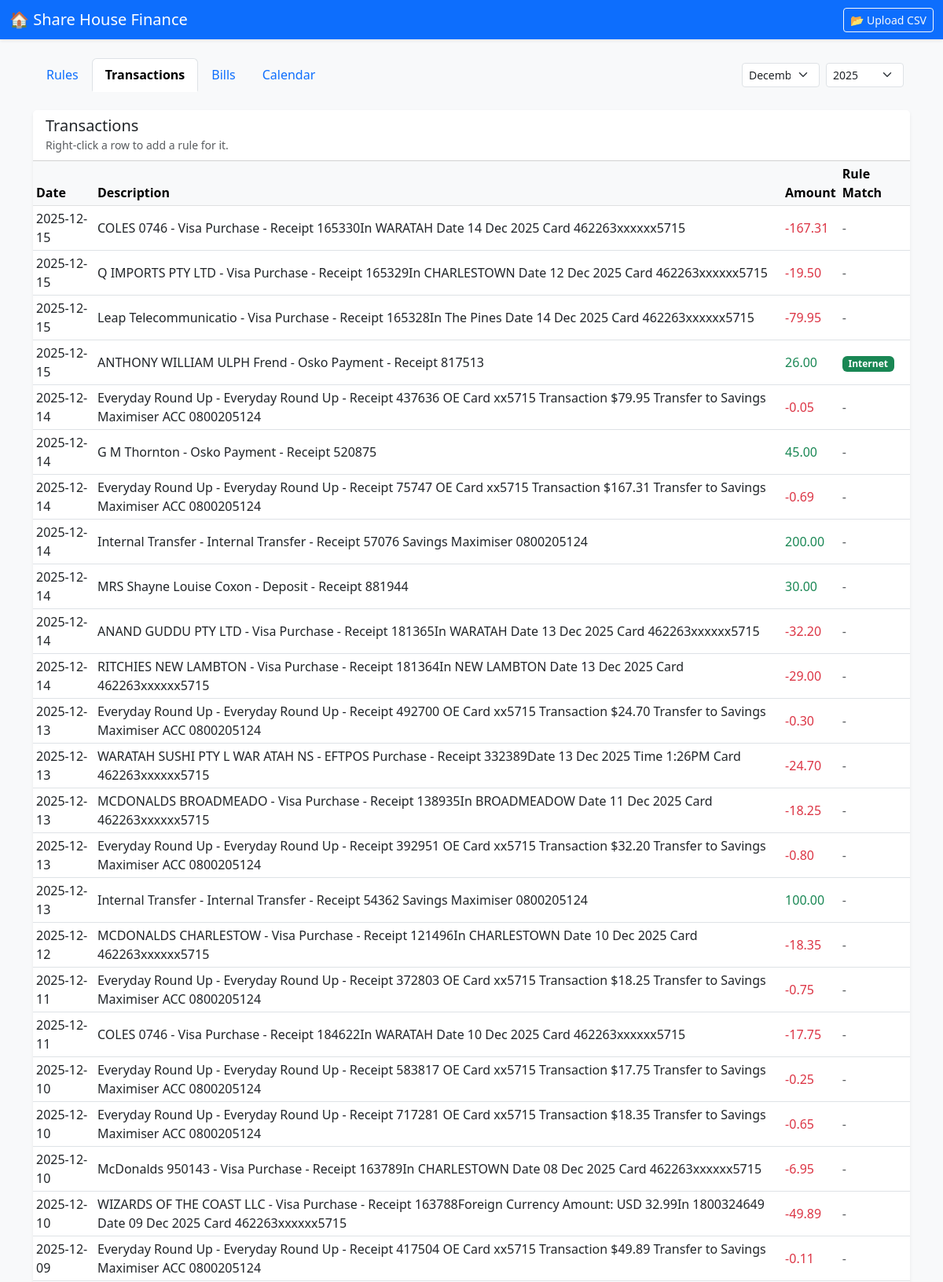
Page /transactions (upper part) on the committed database.
### tables this page shows
CREATE TABLE transactions (
            id INTEGER PRIMARY KEY AUTOINCREMENT,
            date TEXT,
            description TEXT,
            amount REAL,
            source_file TEXT,
            category TEXT,
            import_id INTEGER
        );

CREATE TABLE rules (
            id INTEGER PRIMARY KEY AUTOINCREMENT,
            name TEXT NOT NULL,
            reference TEXT NOT NULL,
            amount REAL NOT NULL
        , due_day INTEGER);

### app/routes.py (the view)
@main.route('/transactions')
def view_transactions():
    month = request.args.get('month')
    year = request.args.get('year')
    if not month or not year:
        now = datetime.now()
        month = now.strftime('%m')
        year = now.strftime('%Y')
    _, transactions_with_status = calculate_rules_status_db(current_app.config['DB_FILE'], month, year)
    return render_template('transactions.html', transactions=transactions_with_status, active_tab='transactions', month=month, year=year)

### app/utils.py (called while the page is built)
def get_transactions_db(db_path, month=None, year=None):
    conn = sqlite3.connect(db_path)
    conn.row_factory = sqlite3.Row
    query = "SELECT * FROM transactions WHERE 1=1"
    params = []
    if month and year:
        query += " AND strftime('%Y', date) = ? AND strftime('%m', date) = ?"
        params.append(str(year))
        params.append(f"{int(month):02d}")
    query += " ORDER BY date DESC"
    rows = conn.execute(query, params).fetchall()
    conn.close()
    return [dict(row) for row in rows]

### app/templates/transactions.html (shortened to what this page needs)
{% extends "base.html" %}
{% block content %}
<div class="card shadow-sm">
    <div class="card-header bg-white">
        <h5 class="mb-0">Transactions</h5>
        <small class="text-muted">Right-click a row to add a rule for it.</small>
    </div>
    <div class="card-body p-0">
        <div class="table-responsive">
            <table class="table table-hover table-sm align-middle mb-0" id="txTable">
                <thead class="table-light">
                    <tr>
                        <th>Date</th>
                        <th>Description</th>
                        <th>Amount</th>
                        <th>Rule Match</th>
                    </tr>
                </thead>
                <tbody>
                    {% for t in transactions %}
                    <tr class="tx-row" data-desc="{{ t.description }}">
                        <td>{{ t.date }}</td>
                        <td>{{ t.description }}</td>
                        <td class="{{ 'text-success' if t.amount > 0 else 'text-danger' }}">
                            {{ "%.2f"|format(t.amount) }}
                        </td>
                        <td>
                            {% if t.matched_rule %}
                                <span class="badge bg-success">{{ t.matched_rule }}</span>
                            {% else %}
                                <span class="text-muted">-</span>
                            {% endif %}
                        </td>
                    </tr>
                    {% else %}
                    <tr>
                        <td colspan="4" class="text-center py-4 text-muted">No transactions found. Upload a CSV!</td>
                    </tr>
                    {% endfor %}
                </tbody>
            </table>
        </div>
    </div>
</div>
{% endblock %}

### app/templates/base.html (style rules this page uses)
body { background-color: #f8f9fa; }
.card { border: none; box-shadow: 0 4px 6px rgba(0,0,0,0.1); }

### rows in the picture
transactions: date "2025-12-15", description "COLES 0746 - Visa Purchase - Receipt 165330In WARATAH Date 14 Dec 2025 Card 462263xxxxxx5715", amount "-167.31"
transactions: date "2025-12-15", description "Q IMPORTS PTY LTD - Visa Purchase - Receipt 165329In CHARLESTOWN Date 12 Dec 2025 Card 462263xxxxxx5715", amount "-19.50"
transactions: date "2025-12-15", description "Leap Telecommunicatio - Visa Purchase - Receipt 165328In The Pines Date 14 Dec 2025 Card 462263xxxxxx5715", amount "-79.95"
transactions: date "2025-12-15", description "ANTHONY WILLIAM ULPH Frend - Osko Payment - Receipt 817513", amount "26.00"
rules: matched_rule "Internet"
transactions: date "2025-12-14", description "Everyday Round Up - Everyday Round Up - Receipt 437636 OE Card xx5715 Transaction $79.95 Transfer to Savings Maximiser ACC 0800205124", amount "-0.05"
transactions: date "2025-12-14", description "G M Thornton - Osko Payment - Receipt 520875", amount "45.00"
transactions: date "2025-12-14", description "Everyday Round Up - Everyday Round Up - Receipt 75747 OE Card xx5715 Transaction $167.31 Transfer to Savings Maximiser ACC 0800205124", amount "-0.69"
transactions: date "2025-12-14", description "Internal Transfer - Internal Transfer - Receipt 57076 Savings Maximiser 0800205124", amount "200.00"
transactions: date "2025-12-14", description "MRS Shayne Louise Coxon - Deposit - Receipt 881944", amount "30.00"
transactions: date "2025-12-14", description "ANAND GUDDU PTY LTD - Visa Purchase - Receipt 181365In WARATAH Date 13 Dec 2025 Card 462263xxxxxx5715", amount "-32.20"
transactions: date "2025-12-14", description "RITCHIES NEW LAMBTON - Visa Purchase - Receipt 181364In NEW LAMBTON Date 13 Dec 2025 Card 462263xxxxxx5715", amount "-29.00"
transactions: date "2025-12-13", description "Everyday Round Up - Everyday Round Up - Receipt 492700 OE Card xx5715 Transaction $24.70 Transfer to Savings Maximiser ACC 0800205124", amount "-0.30"
transactions: date "2025-12-13", description "WARATAH SUSHI PTY L WAR ATAH NS - EFTPOS Purchase - Receipt 332389Date 13 Dec 2025 Time 1:26PM Card 462263xxxxxx5715", amount "-24.70"
transactions: date "2025-12-13", description "MCDONALDS BROADMEADO - Visa Purchase - Receipt 138935In BROADMEADOW Date 11 Dec 2025 Card 462263xxxxxx5715", amount "-18.25"
transactions: date "2025-12-13", description "Everyday Round Up - Everyday Round Up - Receipt 392951 OE Card xx5715 Transaction $32.20 Transfer to Savings Maximiser ACC 0800205124", amount "-0.80"
transactions: date "2025-12-13", description "Internal Transfer - Internal Transfer - Receipt 54362 Savings Maximiser 0800205124", amount "100.00"
transactions: date "2025-12-12", description "MCDONALDS CHARLESTOW - Visa Purchase - Receipt 121496In CHARLESTOWN Date 10 Dec 2025 Card 462263xxxxxx5715", amount "-18.35"
transactions: date "2025-12-11", description "Everyday Round Up - Everyday Round Up - Receipt 372803 OE Card xx5715 Transaction $18.25 Transfer to Savings Maximiser ACC 0800205124", amount "-0.75"
transactions: date "2025-12-11", description "COLES 0746 - Visa Purchase - Receipt 184622In WARATAH Date 10 Dec 2025 Card 462263xxxxxx5715", amount "-17.75"
transactions: date "2025-12-10", description "Everyday Round Up - Everyday Round Up - Receipt 583817 OE Card xx5715 Transaction $17.75 Transfer to Savings Maximiser ACC 0800205124", amount "-0.25"
transactions: date "2025-12-10", description "Everyday Round Up - Everyday Round Up - Receipt 717281 OE Card xx5715 Transaction $18.35 Transfer to Savings Maximiser ACC 0800205124", amount "-0.65"
transactions: date "2025-12-10", description "McDonalds 950143 - Visa Purchase - Receipt 163789In CHARLESTOWN Date 08 Dec 2025 Card 462263xxxxxx5715", amount "-6.95"
transactions: date "2025-12-10", description "WIZARDS OF THE COAST LLC - Visa Purchase - Receipt 163788Foreign Currency Amount: USD 32.99In 1800324649 Date 09 Dec 2025 Card 462263xxxxxx5715", amount "-49.89"
transactions: date "2025-12-09", description "Everyday Round Up - Everyday Round Up - Receipt 417504 OE Card xx5715 Transaction $49.89 Transfer to Savings Maximiser ACC 0800205124", amount "-0.11"

### other values in the picture
form field year "2025"
